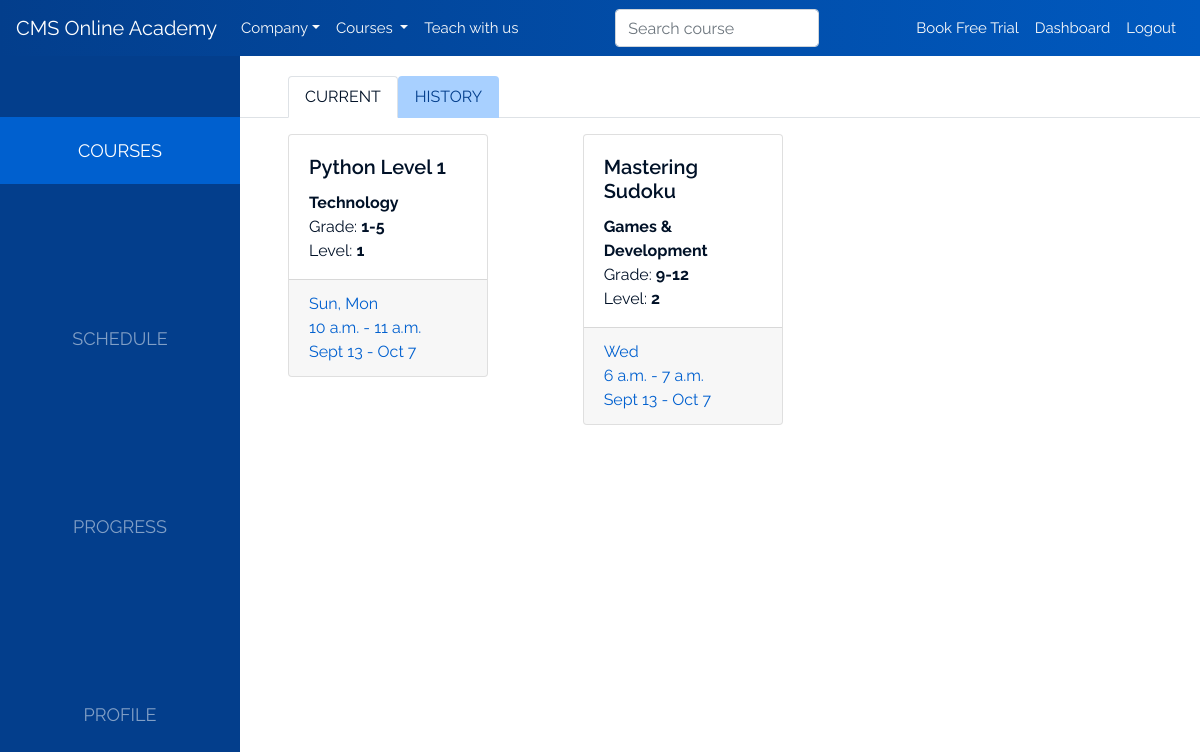
The page /student/courses (signed in) on the database its author committed.
### api/models.py (models this page shows, shortened)
class Enrollment(models.Model):
    student = models.ForeignKey(Student, on_delete=models.CASCADE)
    course = models.ForeignKey(Course, on_delete=models.CASCADE)
    days = models.CharField(max_length=13, validators=[validate_comma_separated_integer_list])
    start_time = models.TimeField()
    end_time = models.TimeField()
    def get_days_display(self):
        return ', '.join(
            map(lambda day: ['Sun', 'Mon', 'Tue', 'Wed', 'Thu', 'Fri', 'Sat', 'Sun'][int(day)], self.days.split(',')))

class Course(models.Model):
    name = models.CharField(max_length=50)
    category = models.ForeignKey(Subcategory, on_delete=models.CASCADE)
    grade = models.CharField(max_length=1, choices=Grade.choices)
    level = models.PositiveSmallIntegerField()
    description = models.TextField()
    highlights = models.TextField(help_text='Put each item on its own line')
    prerequisites = models.TextField(help_text='Put each item on its own line')
    sessions = models.TextField(help_text='Put each item on its own line')
    instructor = models.ForeignKey(Instructor, on_delete=models.CASCADE)

class Subcategory(models.Model):
    name = models.CharField(max_length=64)
    category = models.ForeignKey(Category, on_delete=models.CASCADE)

class Category(models.Model):
    name = models.CharField(max_length=64)
    def __str__(self):
        return self.name

### api/views.py (the view)
# urls.py: path('student/courses', student_courses, name='student-courses'),
def student_courses(request):
    me = AcademyUser.get_for(request.user)
    enrollments = Enrollment.objects.filter(student=me)
    return standard_view('student/courses.html', {
        'enrollments': enrollments
    })(request)

### api/models.py (called while the page is built)
    @classmethod
    def get_for(cls, user: User):
        if isinstance(user, AnonymousUser):
            return None
        try:
            return Student.objects.get(django_user=user)
        except Student.DoesNotExist:
            try:
                return Instructor.objects.get(django_user=user)
            except Instructor.DoesNotExist:
                pass

### api/views.py (called while the page is built)
def standard_view(template_name, ctx=None):
    if ctx is None:
        ctx = {}
    def view(request, **kwargs):
        template = loader.get_template(template_name)
        context = {
            'me': AcademyUser.get_for(request.user),
            'all_categories': Category.objects.all(),
            **kwargs,
            **ctx,
        }
        return HttpResponse(template.render(context, request))
    return view

### templates/student/courses.html (shortened to what this page needs)
{% extends 'student/student-base.html' %}
{% load static %}
{% block student-body %}
<div class="tab-pane fade show active" role="tabpanel">
    <nav>
        <div class="courses-tabs nav nav-tabs active" id="nav-tab" role="tablist">
            <a class="nav-item nav-link active ml-5" id="nav-current-course-tab" data-toggle="tab"
               href="#nav-current-course" role="tab" aria-controls="nav-current-course"
               aria-selected="true">Current</a>
            <a class="nav-item nav-link" id="nav-history-course-tab" data-toggle="tab"
               href="#nav-history-course" role="tab" aria-controls="nav-history-course"
               aria-selected="false">History</a>
        </div>
    </nav>
    <div class="tab-content ml-sm-4 mx-md-5" id="courses">
        <div class="tab-pane active" id="nav-current-course" role="tabpanel"
             aria-labelledby="nav-current-course-tab">
            <div class="card-columns mx-auto">
                {% for enrollment in enrollments %}
                    <a href="{% url 'student-course' enrollment.course.id %}">
                        <div class="card my-3 mx-auto ">
                            <div class="card-body pb-0">
                                <h5 class="card-title text-large">{{ enrollment.course.name }}</h5>
                                <ul class="list-unstyled text-small">
                                    <li><strong>{{ enrollment.course.category.category }}</strong></li>
                                    <li>Grade: <strong>{{ enrollment.course.get_grade_display }}</strong></li>
                                    <li>Level: <strong>{{ enrollment.course.level }}</strong></li>
                                </ul>
                            </div>
                            <div class="card-footer">
                                <ul class="list-unstyled text-small mb-0" style="color:#0060CF">
                                    <li>{{ enrollment.get_days_display }}</li>
                                    <li>{{ enrollment.start_time }} - {{ enrollment.end_time }}</li>
                                    <li>Sept 13 - Oct 7</li>
                                </ul>
                            </div>
                        </div>
                    </a>
                {% endfor %}
            </div>
        </div>
    </div>
</div>
{% endblock %}

### api/static/styles/index.css (style rules this page uses)
html { scroll-behavior: smooth; }
body { color:#001127; }
a, a:hover, a:active { color:#001127; text-decoration: none; cursor: pointer; }
.nav-item { cursor: pointer; }
.text-small { font-family: 'Raleway', sans-serif; font-weight: 300; }
.text-large { font-family: 'Raleway', sans-serif; font-weight: 600; font-size:20px; word-wrap: normal; }

### api/static/styles/student.css (style rules this page uses)
html { scroll-behavior: smooth; }
body { color:#001127; font-family: 'Raleway', sans-serif; font-weight: 400; overflow-x: hidden; }
a, a:hover, a:active { color:#001127; text-decoration: none; cursor: pointer; }
.nav-item { cursor: pointer; }
.text-small { font-family: 'Raleway', sans-serif; font-weight: 400; }
.text-large { font-family: 'Raleway', sans-serif; font-weight: 600; font-size:20px; word-wrap: normal; }
#courses .card-columns .card { z-index: 0; }
.side-nav .nav-link { text-transform: uppercase; }
.courses-tabs .nav-link { background-color: #A8D0FF; color: #033E8C; font-size: 16px; }
.courses-tabs .nav-link.active { background-color: white; color: #001127; }
#courses .card-columns .card { width: 200px; }

### rows shown on the page
Enrollment: course.name "Python Level 1", course.category.category "Technology", course.grade "1-5", course.level "1", days "Sun, Mon", start_time "10 a.m.", end_time "11 a.m."
Enrollment: course.name "Mastering Sudoku", course.category.category "Games & Development", course.grade "9-12", course.level "2", days "Wed", start_time "6 a.m.", end_time "7 a.m."
